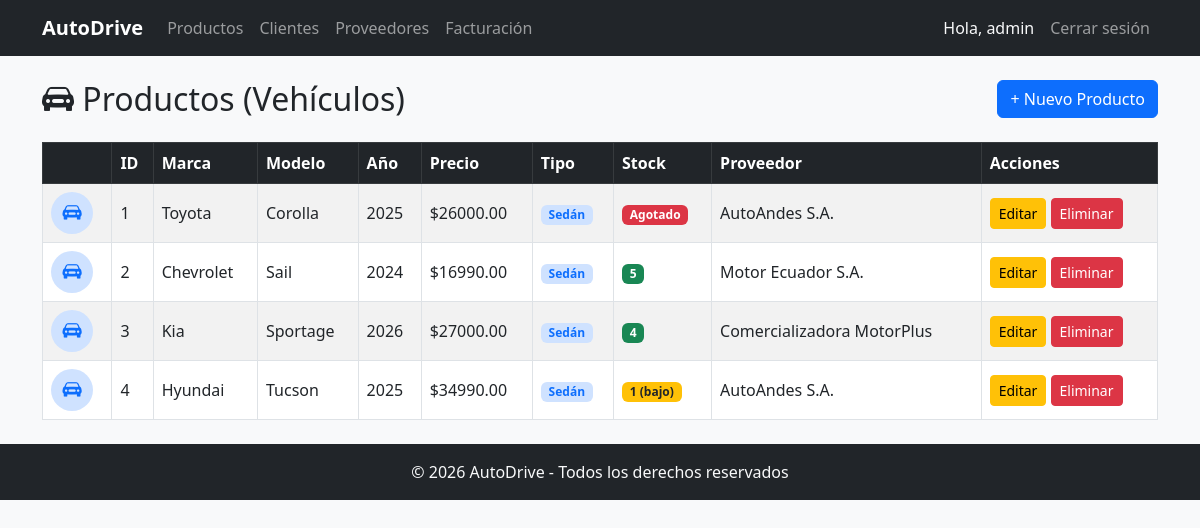
Page /productos (signed in) on the committed database.
### tables this page shows
CREATE TABLE usuarios (
            id INTEGER PRIMARY KEY AUTOINCREMENT,
            usuario TEXT UNIQUE NOT NULL,
            password TEXT NOT NULL
        );

CREATE TABLE productos (
            id INTEGER PRIMARY KEY AUTOINCREMENT,
            marca TEXT NOT NULL,
            modelo TEXT NOT NULL,
            anio INTEGER NOT NULL,
            precio REAL NOT NULL,
            tipo TEXT NOT NULL,
            stock INTEGER NOT NULL,
            proveedor_id INTEGER,
            FOREIGN KEY (proveedor_id) REFERENCES proveedores(id)
        );

CREATE TABLE proveedores (
            id INTEGER PRIMARY KEY AUTOINCREMENT,
            nombre_empresa TEXT NOT NULL,
            contacto TEXT NOT NULL,
            telefono TEXT NOT NULL
        );

### app.py (the view)
@app.route('/productos')
@login_required
def productos():
    conn = get_connection()
    cursor = conn.cursor()
    cursor.execute('''
        SELECT p.id, p.marca, p.modelo, p.anio, p.precio, p.tipo, p.stock, pr.nombre_empresa
        FROM productos p
        LEFT JOIN proveedores pr ON p.proveedor_id = pr.id
        ORDER BY p.id
    ''')
    lista_productos = cursor.fetchall()
    conn.close()
    return render_template('productos.html', productos=lista_productos)

### app.py (called while the page is built)
def get_connection():
    conn = sqlite3.connect(DB_PATH)
    conn.execute('PRAGMA foreign_keys = ON')
    return conn

@login_manager.user_loader
def load_user(user_id):
    conn = get_connection()
    cursor = conn.cursor()
    cursor.execute('SELECT id, usuario FROM usuarios WHERE id = ?', (user_id,))
    row = cursor.fetchone()
    conn.close()
    if row:
        return Usuario(row[0], row[1])
    return None

### templates/productos.html (shortened to what this page needs)
{% extends 'base.html' %}
{% block content %}
{% set icon_map = {
    'Sedán': ('bi-car-front-fill', 'primary'),
    'SUV': ('bi-truck-front-fill', 'success'),
    'Pickup': ('bi-truck', 'warning'),
    'Hatchback': ('bi-car-front', 'info'),
    'Deportivo': ('bi-speedometer2', 'danger')
} %}
<div class="d-flex justify-content-between align-items-center mb-4">
    <h2 class="mb-0"><i class="bi bi-car-front-fill"></i> Productos (Vehículos)</h2>
    <a href="{{ url_for('nuevo_producto') }}" class="btn btn-primary">+ Nuevo Producto</a>
</div>
{% if productos %}
<table class="table table-striped table-bordered align-middle">
    <thead class="table-dark">
        <tr>
            <th></th>
            <th>ID</th>
            <th>Marca</th>
            <th>Modelo</th>
            <th>Año</th>
            <th>Precio</th>
            <th>Tipo</th>
            <th>Stock</th>
            <th>Proveedor</th>
            <th>Acciones</th>
        </tr>
    </thead>
    <tbody>
        {% for p in productos %}
        {% set icon, color = icon_map.get(p[5], ('bi-car-front-fill', 'secondary')) %}
        <tr>
            <td>
                <span class="icon-circle bg-{{ color }}-subtle text-{{ color }}">
                    <i class="bi {{ icon }}"></i>
                </span>
            </td>
            <td>{{ p[0] }}</td>
            <td>{{ p[1] }}</td>
            <td>{{ p[2] }}</td>
            <td>{{ p[3] }}</td>
            <td>${{ "%.2f"|format(p[4]) }}</td>
            <td><span class="badge bg-{{ color }}-subtle text-{{ color }}">{{ p[5] }}</span></td>
            <td>
                {% if p[6] == 0 %}
                    <span class="badge bg-danger">Agotado</span>
                {% elif p[6] <= 2 %}
                    <span class="badge bg-warning text-dark">{{ p[6] }} (bajo)</span>
                {% else %}
                    <span class="badge bg-success">{{ p[6] }}</span>
                {% endif %}
            </td>
            <td>{{ p[7] or '—' }}</td>
            <td>
                <a href="{{ url_for('editar_producto', id=p[0]) }}" class="btn btn-sm btn-warning">Editar</a>
                <a href="{{ url_for('eliminar_producto', id=p[0]) }}" class="btn btn-sm btn-danger"
                   onclick="return confirm('¿Eliminar este producto?');">Eliminar</a>
            </td>
        </tr>
        {% endfor %}
    </tbody>
</table>
{% else %}
<p class="text-muted">No hay productos registrados todavía.</p>
{% endif %}
{% endblock %}

### templates/components/navbar.html (shortened to what this page needs)
<nav class="navbar navbar-expand-lg navbar-dark bg-dark">
  <div class="container">
    <a class="navbar-brand" href="{{ url_for('index') }}">AutoDrive</a>
    <div class="collapse navbar-collapse" id="navMenu">
      {% if current_user.is_authenticated %}
      <ul class="navbar-nav me-auto">
        <li class="nav-item"><a class="nav-link" href="{{ url_for('productos') }}">Productos</a></li>
        <li class="nav-item"><a class="nav-link" href="{{ url_for('clientes') }}">Clientes</a></li>
        <li class="nav-item"><a class="nav-link" href="{{ url_for('proveedores') }}">Proveedores</a></li>
        <li class="nav-item"><a class="nav-link" href="{{ url_for('facturacion') }}">Facturación</a></li>
      </ul>
      <ul class="navbar-nav">
        <li class="nav-item">
          <span class="nav-link text-light">Hola, {{ current_user.usuario }}</span>
        </li>
        <li class="nav-item">
          <a class="nav-link" href="{{ url_for('logout') }}">Cerrar sesión</a>
        </li>
      </ul>
      {% else %}
      <ul class="navbar-nav ms-auto">
        <li class="nav-item"><a class="nav-link" href="{{ url_for('login') }}">Iniciar sesión</a></li>
      </ul>
      {% endif %}
    </div>
  </div>
</nav>

### static/css/style.css (style rules this page uses)
body { background-color: #f8f9fa; }
table td, table th { vertical-align: middle; }
.navbar-brand { font-weight: bold; }
.icon-circle { width: 42px; height: 42px; border-radius: 50%; display: inline-flex; align-items: center; justify-content: center; font-size: 1.2rem; }

### rows in the picture
usuarios: usuario "admin"
productos: id "1", marca "Toyota", modelo "Corolla", anio "2025", precio "26000.00", tipo "Sedán", stock "Agotado", nombre_empresa "AutoAndes S.A."
productos: id "2", marca "Chevrolet", modelo "Sail", anio "2024", precio "16990.00", tipo "Sedán", stock "5", nombre_empresa "Motor Ecuador S.A."
productos: id "3", marca "Kia", modelo "Sportage", anio "2026", precio "27000.00", tipo "Sedán", stock "4", nombre_empresa "Comercializadora MotorPlus"
productos: id "4", marca "Hyundai", modelo "Tucson", anio "2025", precio "34990.00", tipo "Sedán", stock "1", nombre_empresa "AutoAndes S.A."
